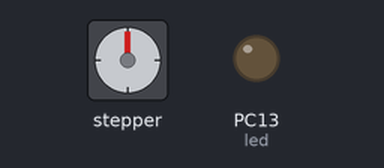
Bench run of a sketch on a simulated STM32 Blue Pill. On the bench: stepper motor, output pins drawn as LEDs (lit = HIGH). Stepper angles assume 200 steps per turn.

Above: at 0.05 s.
At 4.25 s:
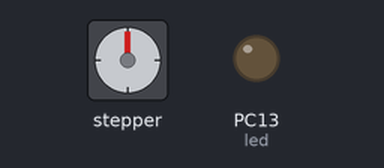
At 8.45 s:
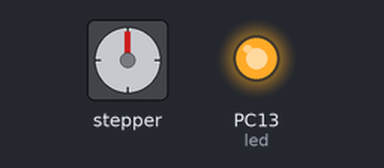
At 16.95 s:
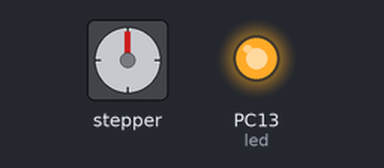
Timing chart, 0 to 22.1 s (numbered marks = the images above):
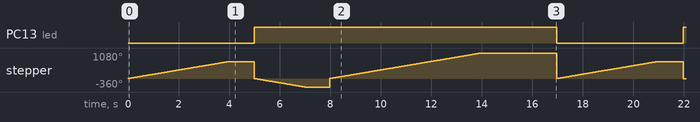

The sketch:

STM32_A4988_DriverTest.ino
```cpp
/*Example sketch to control a stepper motor with A4988 stepper motor driver, AccelStepper library and Arduino: number of steps or revolutions. More info: https://www.makerguides.com */

// Include the AccelStepper library:
#include <AccelStepper.h>

// Define stepper motor connections and motor interface type. Motor interface type must be set to 1 when using a driver:
byte dirPin = PB8;
byte stepPin = PB9;
byte motorInterfaceType = 1;
byte led = PC13;

// Create a new instance of the AccelStepper class:
AccelStepper stepper = AccelStepper(motorInterfaceType, stepPin, dirPin);

void setup() {
  // Set the maximum speed in steps per second:
  stepper.setMaxSpeed(100);
  pinMode(led,OUTPUT);

}

void loop() {
  // Set the current position to 0:
  stepper.setCurrentPosition(0);

  // Run the motor forward at 200 steps/second until the motor reaches 400 steps (2 revolutions):
  digitalWrite(led, LOW);
  while(stepper.currentPosition() != 400)
    {
    stepper.setSpeed(200);
    stepper.runSpeed();
    }

  delay(1000);

  // Reset the position to 0:
  stepper.setCurrentPosition(0);
  digitalWrite(led, HIGH);
  // Run the motor backwards at 600 steps/second until the motor reaches -200 steps (1 revolution):
  while(stepper.currentPosition() != -200)
    {
    stepper.setSpeed(-600);
    stepper.runSpeed();
    }

  delay(1000);

  // Reset the position to 0:
  stepper.setCurrentPosition(0);

  // Run the motor forward at 400 steps/second until the motor reaches 600 steps (3 revolutions):
  while(stepper.currentPosition() != 600)
    {
    stepper.setSpeed(400);
    stepper.runSpeed();
    }

  delay(3000);
}
```

Measured:
- by itself, PC13 (led): alternates HIGH for 12.0 s and LOW for 5.0 s
- by itself, stepper: turns 720° clockwise in 4.0 s, then 1080° counter-clockwise in 2.0 s, then 1440° clockwise in 6.0 s, then 1079° counter-clockwise in 0.00 s, repeating every 17.0 s
